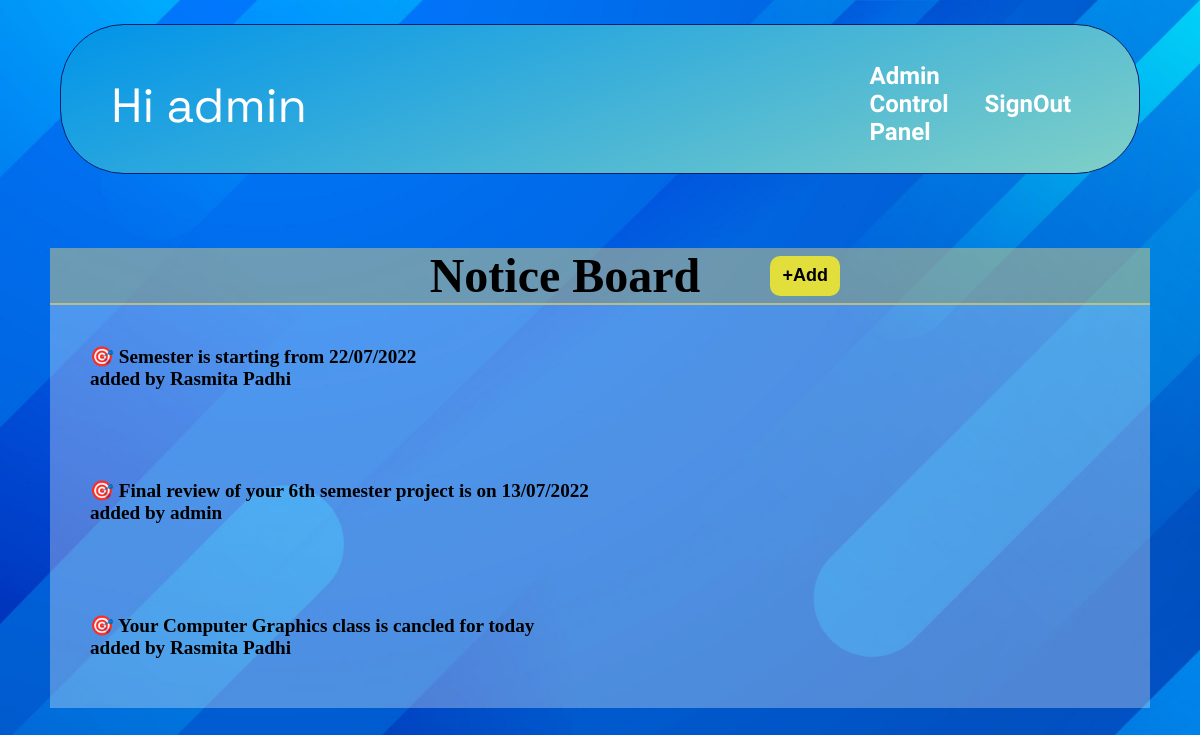
The app's page /admin/adminComp/showNoticeadmin.php (signed in) with its own data.
### tables this page shows
CREATE TABLE `notice` (
  `id` int(11) NOT NULL,
  `notice` varchar(225) NOT NULL,
  `tname` varchar(225) NOT NULL
);

### admin/adminComp/showNoticeadmin.php (the view, shortened to what this page needs)
<?php
     require_once '../db_conn.php';
    $nm = strtok($_SESSION['mail'], '@');
    $qry = "SELECT * FROM notice";
     $res = mysqli_query($con,$qry);
?>
<!DOCTYPE html>
<html lang="en">
<head>
<link rel="stylesheet" href="../css/notice.css">
</head>
<body>
<nav class="navbar">
        <div class="navbar__title">Hi <?php echo $nm; ?> </div>
        <div class="header">
            <h3 id = "acp"><a href="../admin.php">Admin Control Panel</a></h3>
            <h4 id="logout"><a href="logout.php">SignOut</a></h4>
        </div>
    </nav>
        <div class="container">
            <h2 class="notice_header">Notice Board
            <div class="row">
                <div class="button">
                 <form action="addNotice.php" method="post">
                    <input type="submit" class="add-button" name="notice" value="+Add">
                 </form>
                </div>
                </h2>
                <?php
                     while($res1=mysqli_fetch_assoc($res)){
                ?>
                <div class="board">
                                <div class="notice-info">
                                    🎯
                                    <?php echo $res1['notice'];?><br>
                                    <?php if($res1['tname']!=NULL){
                                        echo "added by ".$res1['tname'];
                                    }
                                    ?>
                                </div>
                        </div>
                <?php } ?>
            </div>
</body>

### admin/css/notice.css (style rules this page uses)
* { margin: 0; box-sizing: border-box; }
body { background-image: url("../image/blue-gradient.jpg"); background-size: cover; }
.navbar { padding: 50px; display: flex; align-items: center; justify-content: center; margin: 2% auto; width: 90%; border-radius: 4rem; height: 150px; background-color: #0093e9; background-image: linear-gradient(160deg, #0093e9 0%, #80d0c7 100%); border: 1px solid rgb(12, 29, 105); transition: 500ms ease-in; }
a { text-decoration: none; }
a:-webkit-any-link { color: white; }
.navbar__title { font-size: 3rem; align-items: center; color: white; display: block; margin: auto; width: 100%; font-family: "Space Grotesk", sans-serif; cursor: pointer; }
.header { color: white; width: 30%; height: 6rem; display: flex; align-items: center; justify-content: center; padding-top: 10px; }
.header > h3 { font-size: 1.5rem; font-family: "Sarabun", sans-serif; margin: 0.5rem; }
.header > h4 { margin: 0.5rem; font-size: 1.5rem; cursor: pointer; font-family: "Sarabun", sans-serif; transition: 200ms ease-in-out; border-radius: 50px; }
#logout { margin: 0.5rem; font-size: 1.5rem; cursor: pointer; font-family: "Sarabun", sans-serif; transition: 200ms ease-in-out; padding: 10px; border-radius: 50px; }
#logout > a { text-decoration: none; color: white; }
#acp { margin: 0.5rem; font-size: 1.5rem; cursor: pointer; font-family: "Sarabun", sans-serif; transition: 200ms ease-in-out; padding: 10px; border-radius: 50px; }
#acp > a { text-decoration: none; color: white; }
.container { display: flex; flex-direction: column; margin: 2% auto; height: 70vh; padding: 50px; }
.notice_header { border-bottom: 2px solid rgba(221, 203, 123, 0.7); display: flex; justify-content: center; align-items: center; font-size: 3rem; background-color: rgba(221, 203, 123, 0.486); }
.board { background-color: rgba(255, 255, 255, 0.3); height: 80vh; width: 100%; padding: 40px; }
.notice-info { color: black; font-weight: 700; font-size: larger; }
.add-button { display: flex; width: 70px; height: 40px; background-color: rgba(255, 240, 32, 0.8); margin-left: 100%; border-style: none; align-items: center; text-align: center; border-radius: 10px; font-weight: 800; font-size: large; }

### records on screen
notice: notice "Semester is starting from 22/07/2022", tname "Rasmita Padhi"
notice: notice "Final review of your 6th semester project is on 13/07/2022", tname "admin"
notice: notice "Your Computer Graphics class is cancled for today", tname "Rasmita Padhi"

### other values on screen
$nm "admin"
